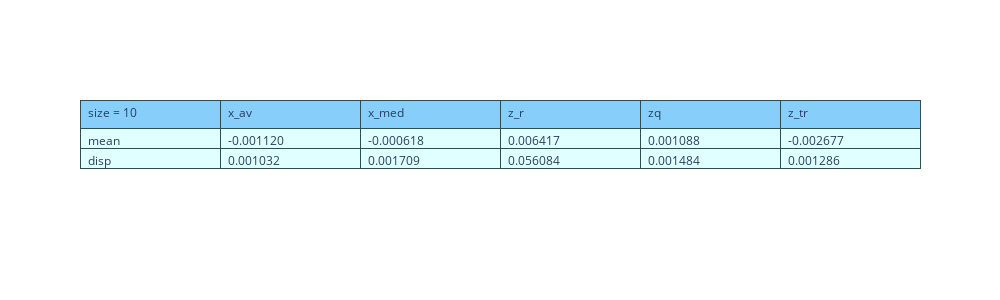
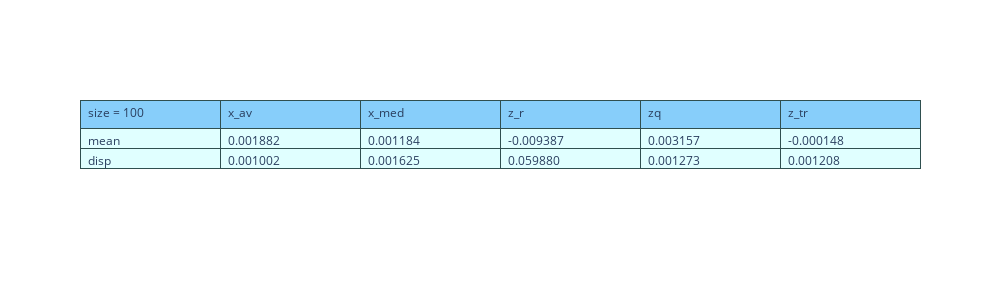
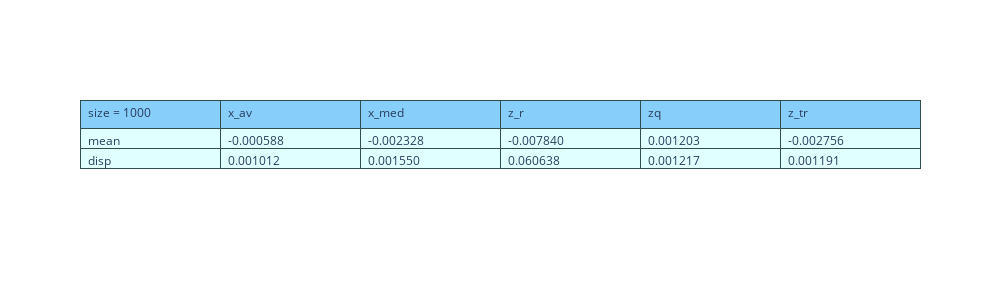

The code cell stored with these charts, in order, in its notebook:
### Code cell
# нормальное распределение 
Draw(st.norm,10)
Draw(st.norm,100)
Draw(st.norm,1000)

### Figure 1 — Plotly figure (JSON) as saved in the notebook; plotly's stock layout.template omitted (floating-point values rounded to 4 significant figures)
{"data": [{"cells": {"align": "left", "fill": {"color": "lightcyan"}, "format": ["", ".6f"], "line": {"color": "darkslategray"}, "values": [["mean", "disp"], [-0.00112, 0.001032], [-0.0006182, 0.001709], [0.006417, 0.05608], [0.001088, 0.001484], [-0.002677, 0.001286]]}, "header": {"align": "left", "fill": {"color": "lightskyblue"}, "line": {"color": "darkslategray"}, "values": ["size = 10", "x_av", "x_med", "z_r", "zq", "z_tr"]}, "type": "table"}], "layout": {"height": 300, "width": 1000}}

### Figure 2 — Plotly figure (JSON) as saved in the notebook; plotly's stock layout.template omitted (floating-point values rounded to 4 significant figures)
{"data": [{"cells": {"align": "left", "fill": {"color": "lightcyan"}, "format": ["", ".6f"], "line": {"color": "darkslategray"}, "values": [["mean", "disp"], [0.001882, 0.001002], [0.001184, 0.001625], [-0.009387, 0.05988], [0.003157, 0.001273], [-0.0001477, 0.001208]]}, "header": {"align": "left", "fill": {"color": "lightskyblue"}, "line": {"color": "darkslategray"}, "values": ["size = 100", "x_av", "x_med", "z_r", "zq", "z_tr"]}, "type": "table"}], "layout": {"height": 300, "width": 1000}}

### Figure 3 — Plotly figure (JSON) as saved in the notebook; plotly's stock layout.template omitted (floating-point values rounded to 4 significant figures)
{"data": [{"cells": {"align": "left", "fill": {"color": "lightcyan"}, "format": ["", ".6f"], "line": {"color": "darkslategray"}, "values": [["mean", "disp"], [-0.0005884, 0.001012], [-0.002328, 0.00155], [-0.00784, 0.06064], [0.001203, 0.001217], [-0.002756, 0.001191]]}, "header": {"align": "left", "fill": {"color": "lightskyblue"}, "line": {"color": "darkslategray"}, "values": ["size = 1000", "x_av", "x_med", "z_r", "zq", "z_tr"]}, "type": "table"}], "layout": {"height": 300, "width": 1000}}
